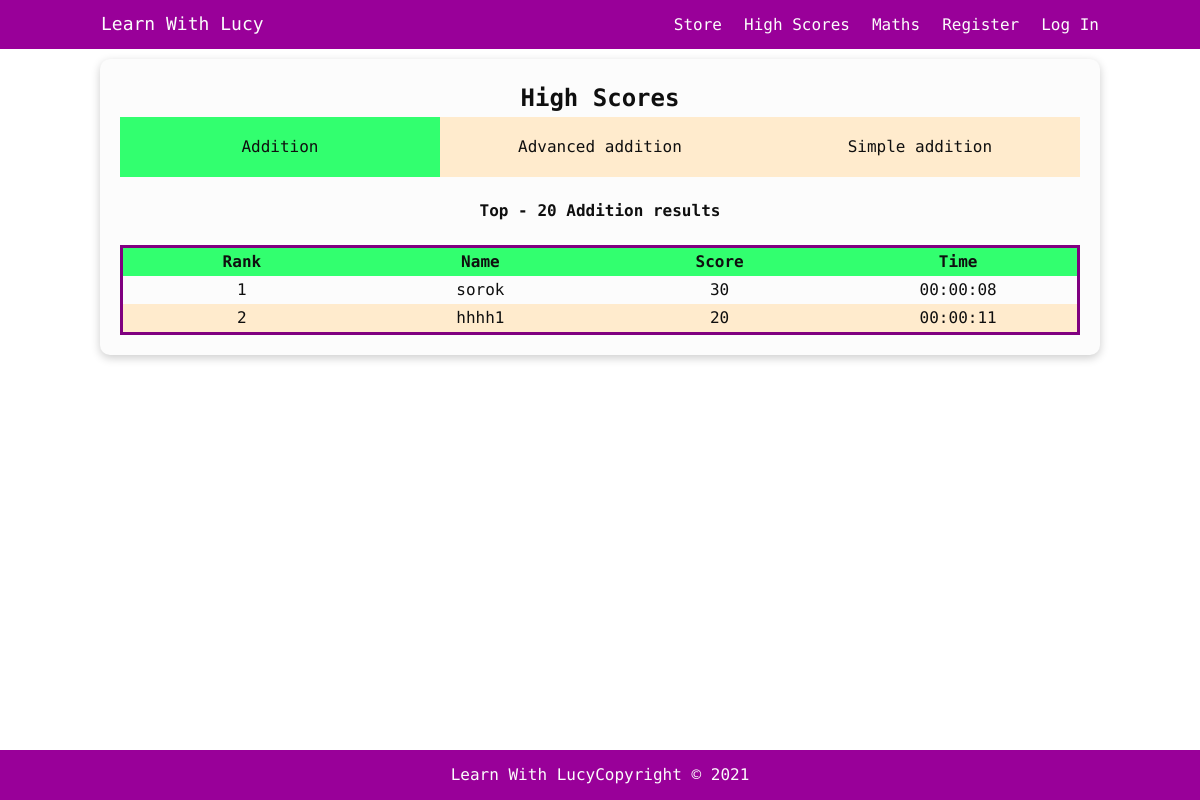
The app's page /maths/addition/highscores/, older data.
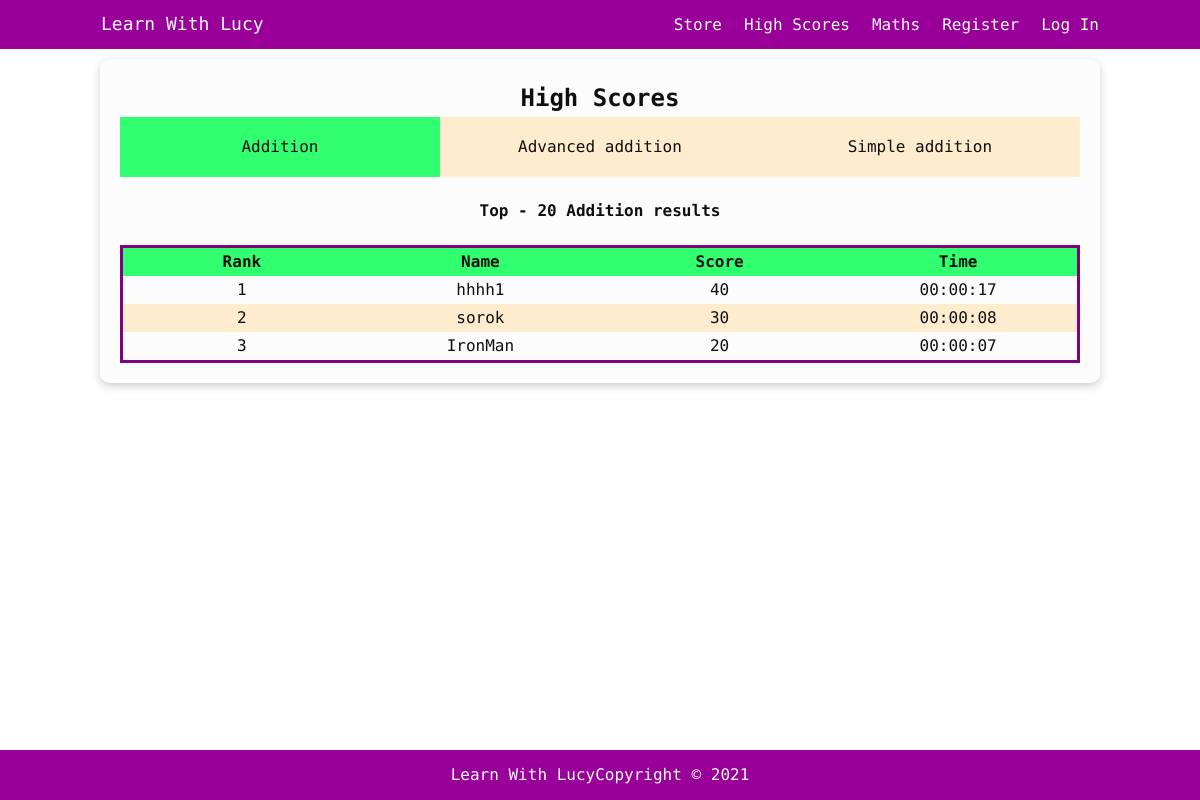
The same page, newer data.
### maths/models.py (models this page shows, shortened)
class MathHighScore(models.Model):
    id = models.AutoField(primary_key=True)
    score = models.IntegerField(default='0')
    time = models.IntegerField(default='0')
    formated_time = models.CharField(max_length=30, default='0')
    name = models.ForeignKey(
        User, on_delete=models.CASCADE, null=True)
    class Meta:
        ordering = ('-score', 'time')

### maths/views.py (the view)
# urls.py: path('addition/highscores/', views.high_score, name="high_score"),
def high_score(request):
    highScore = MathHighScore.objects.all()
    advhighScore = AdvMathScore.objects.all()
    simplehighScore = SimpleMathScore.objects.all()
    context = {
        'highScore': highScore[:20],
        'advhighScore': advhighScore[:20],
        'simplehighScore': simplehighScore[:20],
    }
    return render(request, 'maths/high_score.html', context)

### maths/templates/maths/high_score.html (shortened to what this page needs)
{% extends 'main/base.html' %}
{% load static %}
{% block content %}
<section class="highscores">
<div class="container cover">
  <div class="card">
      <h1 class="flex">High Scores</h1>
      <div class="tab-box">
        <div class="box-tabs">
          <div class="single-tab">Addition</div>
          <div class="single-tab">Advanced addition</div>
          <div class="single-tab">Simple addition</div>
        </div>
        <div id="box-text">
          <table class="table">
            <caption>Top - 20 Addition results</caption>
            <thead>
              <tr class="tr-head">
                <th scope="col">Rank</th>
                <th scope="col">Name</th>
                <th scope="col">Score</th>
                <th scope="col">Time</th>
              </tr>
            </thead>
            <tbody>
              {% for h in highScore %}
              <tr class="tr-data">
                <td>{{ forloop.counter }}</td>
                <td>{{h.name}}</td>
                <td>{{h.score}}</td>
                <td>{{h.formated_time}}</td>
              </tr>
              {% endfor %}
            </tbody>
          </table>
        </div>
      </div>
  </div>
</div>
</section>
{% endblock content %}

Row changes from the older to the newer data that the page shows:
changed MathHighScore "hhhh1": score "20" → "40"; formated_time "00:00:11" → "00:00:17"; moves up the list
added MathHighScore: name "IronMan", score "20", formated_time "00:00:07"
